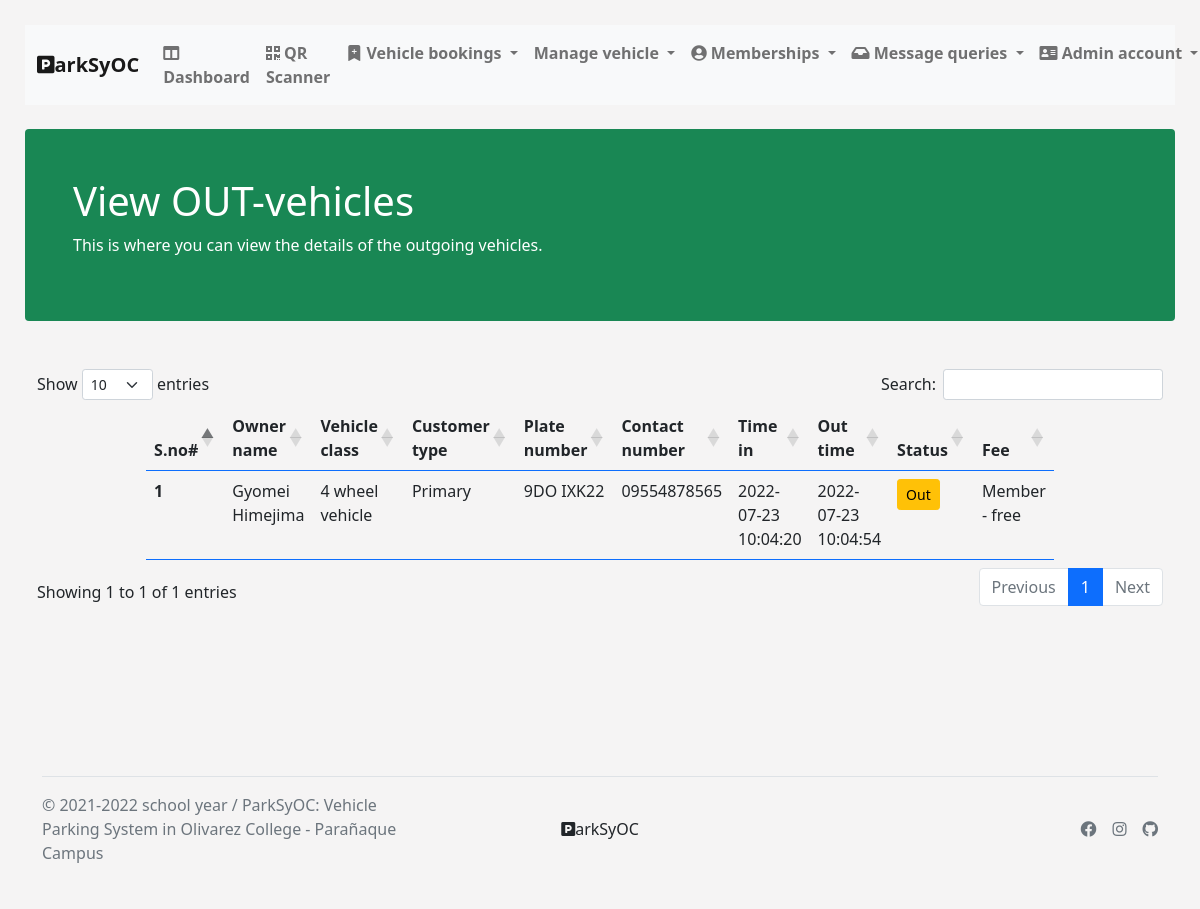
/manageOut.php, run on the app's committed database.
### tables this page shows
CREATE TABLE `add_vehicle` (
  `id` int(11) NOT NULL,
  `mmbrshp_id` varchar(255) NOT NULL,
  `identification` varchar(2048) NOT NULL,
  `vhcl_type` varchar(255) NOT NULL,
  `cstmr_type` varchar(255) NOT NULL,
  `plate_no` varchar(255) NOT NULL,
  `ownr_name` varchar(255) NOT NULL,
  `email` varchar(255) NOT NULL,
  `cntct_no` varchar(255) NOT NULL,
  `time_in` datetime NOT NULL,
  `out_time` datetime NOT NULL,
  `remarks` varchar(500) NOT NULL,
  `cstmr_stts` longtext NOT NULL,
  `booking_stts` longtext NOT NULL,
  `prkng_fee` varchar(255) NOT NULL,
  `bkng_time` time NOT NULL,
  `bkng_dt` date DEFAULT NULL,
  `qrcode` varchar(2048) NOT NULL,
  `getIn` time NOT NULL,
  `getOut` time NOT NULL,
  `hospitalID` varchar(2048) NOT NULL
);

### manageOut.php (the view, shortened to what this page needs)
<?php
require_once './db/pdo.php';
$statement = $pdo->query("SELECT * FROM add_vehicle WHERE getOut ORDER BY out_time DESC");
$statement->execute();
$rows = $statement->fetchAll(PDO::FETCH_ASSOC);
?>
<!DOCTYPE html>
<html lang="en">
<head>
  <link rel="stylesheet" href="https://use.fontawesome.com/releases/v5.15.4/css/all.css">
  <link href="https://cdn.jsdelivr.net/npm/bootstrap@5.1.3/dist/css/bootstrap.min.css" rel="stylesheet">
  <link rel="stylesheet" href="https://cdn.datatables.net/1.11.4/css/dataTables.bootstrap5.min.css">
  <link rel="stylesheet" href="./public/styles.css">
</head>
<body>
  <?php include_once "./views/nav.php"; ?>
  <div class="jumbutron-section mb-5">
    <div class="mt-4 p-5 bg-success text-white rounded">
      <h1>View OUT-vehicles</h1>
      <p>This is where you can view the details of the outgoing vehicles.</p>
    </div>
  </div>
  <div class="container-fluid">
    <table id="datatableid" class="table table-hover border-primary">
      <thead>
        <tr>
          <th scope="col">S.no#</th>
          <th scope="col">Owner name</th>
          <th scope="col">Vehicle class</th>
          <th scope="col">Customer type</th>
          <th scope="col">Plate number</th>
          <th scope="col">Contact number</th>
          <th scope="col">Time in</th>
          <th scope="col">Out time</th>
          <th scope="col">Status</th>
          <th scope="col">Fee</th>
        </tr>
      </thead>
      <tbody>
        <?php foreach($rows as $i => $row): ?>
        <tr>
          <th scope="row"><?php echo $i + 1 ?></th>
          <td><?php echo $row['ownr_name'] ?></td>
          <td><?php echo $row['vhcl_type'] ?></td>
          <td>
              <?php
              if($row['cstmr_type'] == 'Member' && $row['vhcl_type'] == '4 wheel vehicle' ){
                echo 'Primary';
              } elseif($row['cstmr_type'] == 'Visitor' && $row['vhcl_type'] == '4 wheel vehicle'){
                echo 'Primary';
              } elseif($row['cstmr_type'] == 'Employee' && $row['vhcl_type'] == '4 wheel vehicle'){
                echo 'Primary';
              } elseif($row['cstmr_type'] == 'Student' && $row['vhcl_type'] == '4 wheel vehicle'){
                echo 'Primary';
              } elseif($row['cstmr_type'] == 'Hospital' && $row['vhcl_type'] == '4 wheel vehicle'){
                echo 'Hospital';
              } elseif($row['cstmr_type'] == 'Member' && $row['vhcl_type'] == 'Bicycle'){
                echo 'Secondary';
              }
               elseif($row['cstmr_type'] == 'Visitor' && $row['vhcl_type'] == 'Bicycle'){
                echo 'Secondary';
              } elseif($row['cstmr_type'] == 'Employee' && $row['vhcl_type'] == 'Bicycle'){
                echo 'Secondary';
              } elseif($row['cstmr_type'] == 'Student' && $row['vhcl_type'] == 'Bicycle'){
                echo 'Secondary';
              } elseif($row['cstmr_type'] == 'Hospital' && $row['vhcl_type'] == 'Bicycle'){
                echo 'Hospital';
              } elseif($row['cstmr_type'] == 'Visitor' && $row['vhcl_type'] == 'Motor'){
                echo 'Secondary';
              } elseif($row['cstmr_type'] == 'Employee' && $row['vhcl_type'] == 'Motor'){
                echo 'Secondary';
              } elseif($row['cstmr_type'] == 'Student' && $row['vhcl_type'] == 'Motor'){
                echo 'Secondary';
              } elseif($row['cstmr_type'] == 'Hospital' && $row['vhcl_type'] == 'Motor'){
                echo 'Hospital';
              } elseif($row['cstmr_type'] == 'Visitor' && $row['vhcl_type'] == 'E-bike'){
                echo 'Secondary';
              } elseif($row['cstmr_type'] == 'Employee' && $row['vhcl_type'] == 'E-bike'){
                echo 'Secondary';
              } elseif($row['cstmr_type'] == 'Student' && $row['vhcl_type'] == 'E-bike'){
                echo 'Secondary';
              } elseif($row['cstmr_type'] == 'Hospital' && $row['vhcl_type'] == 'E-bike'){
                echo 'Hospital';
              }
              ?>
            </td>
          <td>
            <?php
            if($row['plate_no'] == ""){
              echo "N/A";
            } else{
              echo $row['plate_no'];
            }
            ?>
          </td>
          <td>
            <?php
            if($row['cntct_no'] == ""){
              echo "None";
            } else{
              echo $row['cntct_no'];
            }
            ?>
          </td>
          <td><?php echo $row['time_in'] ?></td>
          <td><?php echo $row['out_time'] ?></td>
          <td>
            <?php
              if($row['cstmr_stts'] == 'Out'){
                echo "<div class='btn btn-sm btn-warning' >";
                echo "Out";
                echo "</div>";
              } else{
                echo "In";
              }
            ?>
          </td>
          <td>
            <?php
            if($row['prkng_fee'] == ""){
              echo 'Free';
            } else{
              echo $row['prkng_fee'];
            }
            ?>
          </td>
        </tr>
        <?php endforeach; ?>
      </tbody>
    </table>
  </div>
  <br>
  <br>
  <br>
  <br>
  <br>
  <br>
  <?php include_once "./views/footer.php"; ?>
</body>
</html>

### public/styles.css (style rules this page uses)
:root { --body-bg: rgb(204, 204, 204); --white: #ffff; --darkWhite: #ccc; --black: #0000; --dark: #615c60; --themeColor: #22b8d1; --pageShadow: 0 0 0 .5cm rgba(0, 0, 0, 0.5); }
body { padding: 10px; margin: 15px; background-color: rgb(245, 244, 244); }
.table { width: 75%; margin: 20px auto; }

### data on the page
add_vehicle: ownr_name "Gyomei Himejima", vhcl_type "4 wheel vehicle", cstmr_type "Primary", plate_no "9DO IXK22", cntct_no "09554878565", time_in "2022-07-23 10:04:20", out_time "2022-07-23 10:04:54", cstmr_stts "Out", prkng_fee "Member - free"
